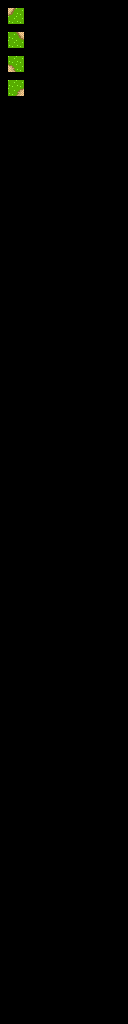

Rendered tile map (Tiled .tmx) drawn with the repository's tilesets; below, a short description and the map source with its tile grids summarised:
An orthogonal 16x128 tile map with 8x8 px tiles, 3 tile layers (regions, input1_automapping-input, output_automapping-output), 2 tilesets.

<map version="1.2" tiledversion="1.2.4" orientation="orthogonal" renderorder="left-up" width="16" height="128" tilewidth="8" tileheight="8" infinite="0" nextlayerid="4" nextobjectid="1">
 <tileset firstgid="1" source="../tilesets/overworld-tileset.tsx" />
 <tileset firstgid="641" source="../tilesets/overworld-automapping-input_tiles.tsx" />
 <layer id="1" name="regions" width="16" height="128">
  <data>[2048 cells, 16 non-empty, 1 distinct tile ids]</data>
 </layer>
 <layer id="2" name="input1_automapping-input" width="16" height="128">
  <data>[2048 cells, 16 non-empty, 2 distinct tile ids]</data>
 </layer>
 <layer id="3" name="output_automapping-output" width="16" height="128">
  <data>[2048 cells, 4 non-empty, 2 distinct tile ids]</data>
 </layer>
</map>
